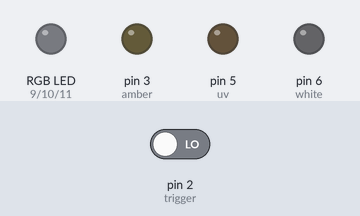
Bench run of a sketch on a simulated Arduino Uno, built with avr-gcc and run on an emulated ATmega328P. On the bench: an RGB LED mixed from three pins (HIGH = lit), output pins drawn as LEDs (lit = HIGH). The inputs (shaded band) are chosen by the test bench; at power-on: pin 2 (trigger) LOW.

Above: at 1.2 s.
1.3 s: pin 2 (trigger) driven HIGH
Timing chart, 0 to 4.3 s (numbered marks = the images above; inputs shaded):
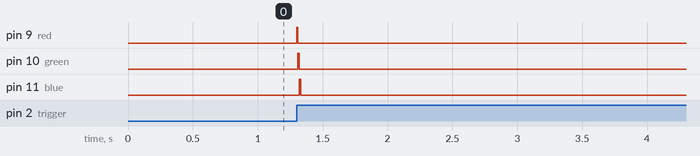

The sketch:

acquisition.ino
```cpp
// (licence header left out)
int blue = 11;
int green = 10;
int red = 9;
int white = 6;
int uv = 5;
int amber = 3;
int trigger = 2;

int leds_case = 0;

void setup() {
  // bit of a hack : below, we only use red green and blue variable names.
  // when using other leds, we just replace the red, green and blue led pin number by the other led's pins.
  switch(leds_case){
  case 0: // 'RGB'
    break;
  case 1: // 'RGUV'
    blue = uv;
    break;
  case 2: //'RUVB'
    green = uv;
    break;
  case 3: // 'UVAG'
    red = uv;
    blue = green;
    green = amber;
    break;
  case 4: // 'BUVW'
    red = blue;
    green = uv;
    blue = white;
    break;
  case 5: // 'AGUV'
    red = amber;
    blue = uv;
    break;
  case 6: // 'AGB'
    red = amber;
    break;
  }
  // declare input/output
  pinMode(trigger, INPUT);
  pinMode(red, OUTPUT);
  pinMode(green, OUTPUT);
  pinMode(blue, OUTPUT);
  pinMode(amber, OUTPUT);
  pinMode(uv, OUTPUT);
  pinMode(white, OUTPUT);
  // Debug prints
  //  Serial.begin(9600);
  digitalWrite(blue, LOW);
  digitalWrite(green, LOW);
  digitalWrite(red, LOW);
  digitalWrite(amber, LOW);
  digitalWrite(uv, LOW);
  digitalWrite(white, LOW);

}

// vars
int led_time = 10;  // this var HAS to be equal to 1/3 of the camera's exposure time
int is_low = 1;
int force_ON = 0;  // 0 = HESM, 1 = RGB, 2 = just white

void loop()
{
  if(force_ON == 1) // this is useful in case you want to keep the light ON to set up the sample under the microscope
  {
    digitalWrite(red, HIGH);
    digitalWrite(green, HIGH);
    digitalWrite(blue, HIGH);
    delay(3*led_time);
  }
  else if (force_ON == 2)
  {
    digitalWrite(white, HIGH);
  }
  else if ( digitalRead(trigger) == 1)
  {
    if (is_low == 1) // rising edge?
    { // yes
        // first led
        digitalWrite(red, HIGH);
        delay(led_time);
        // second led
        digitalWrite(green, HIGH); // switch new led ON before switching off
        digitalWrite(red, LOW);
        delay(led_time);
        // third led
        digitalWrite(blue, HIGH); // switch new led ON before switching off
        digitalWrite(green, LOW);
        delay(led_time);
        // switch aqua led off
        digitalWrite(blue, LOW);
    }
    is_low = 0;
  }
  else
  {
    is_low = 1;
  }
}
```

Measured:
- after the input at 1.3 s, pin 9 (red), pin 10 (green), pin 11 (blue): LOW → HIGH at once, → LOW 0.01 s later
